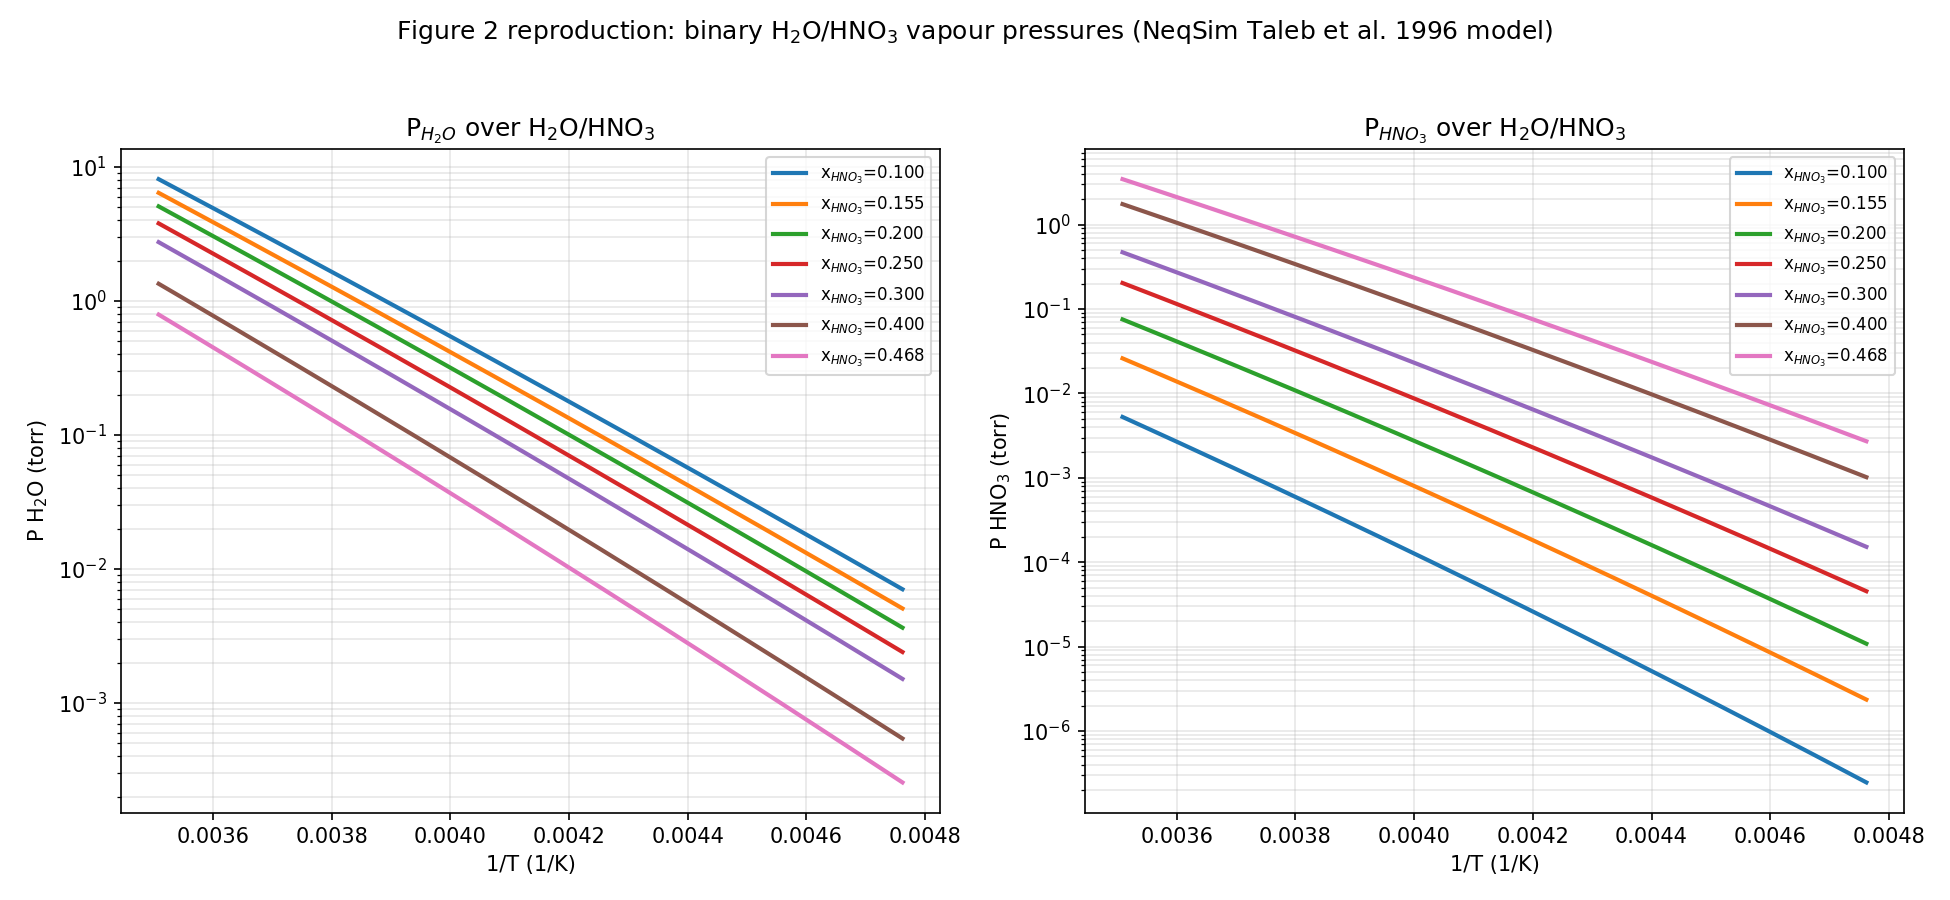

This chart was generated by the following Python code:
"""Validation of Figure 2 of Taleb, Ponche & Mirabel (1996).

Reproduces the predicted water and nitric acid partial pressures over the binary
water - nitric acid system as a function of 1/T, for several fixed nitric acid mole
fractions. Pressures are plotted on a logarithmic axis in torr.
"""
import numpy as np
import matplotlib.pyplot as plt

from _neqsim_model import get_model, PA_TO_TORR

# Nitric acid mole fractions of the binary mixture (paper Figure 2 labels).
X_NITRIC = [0.100, 0.155, 0.200, 0.250, 0.300, 0.400, 0.468]

# Temperature range for the binary system (K), matching the paper's 1/T axes.
T_MIN, T_MAX = 210.0, 285.0


def main():
    model = get_model()
    temperatures = np.linspace(T_MIN, T_MAX, 200)
    inv_t = 1.0 / temperatures

    fig, (ax_w, ax_n) = plt.subplots(1, 2, figsize=(13, 6))

    for x2 in X_NITRIC:
        x1 = 1.0 - x2
        p_water = np.array([
            model.partialPressureWater(x1, x2, 0.0, float(t)) * PA_TO_TORR
            for t in temperatures
        ])
        p_nitric = np.array([
            model.partialPressureNitricAcid(x1, x2, 0.0, float(t)) * PA_TO_TORR
            for t in temperatures
        ])
        ax_w.semilogy(inv_t, p_water, lw=2, label=f"x$_{{HNO_3}}$={x2:.3f}")
        ax_n.semilogy(inv_t, p_nitric, lw=2, label=f"x$_{{HNO_3}}$={x2:.3f}")

    for ax, title, ylab in [
        (ax_w, "P$_{H_2O}$ over H$_2$O/HNO$_3$", "P H$_2$O (torr)"),
        (ax_n, "P$_{HNO_3}$ over H$_2$O/HNO$_3$", "P HNO$_3$ (torr)"),
    ]:
        ax.set_xlabel("1/T (1/K)")
        ax.set_ylabel(ylab)
        ax.set_title(title)
        ax.grid(True, which="both", alpha=0.3)
        ax.legend(fontsize=8)

    fig.suptitle("Figure 2 reproduction: binary H$_2$O/HNO$_3$ vapour pressures "
                 "(NeqSim Taleb et al. 1996 model)", fontsize=12)
    fig.tight_layout(rect=[0, 0, 1, 0.96])
    out = "validate_fig2_binary_nitric.png"
    fig.savefig(out, dpi=150)
    print(f"saved {out}")


if __name__ == "__main__":
    main()
